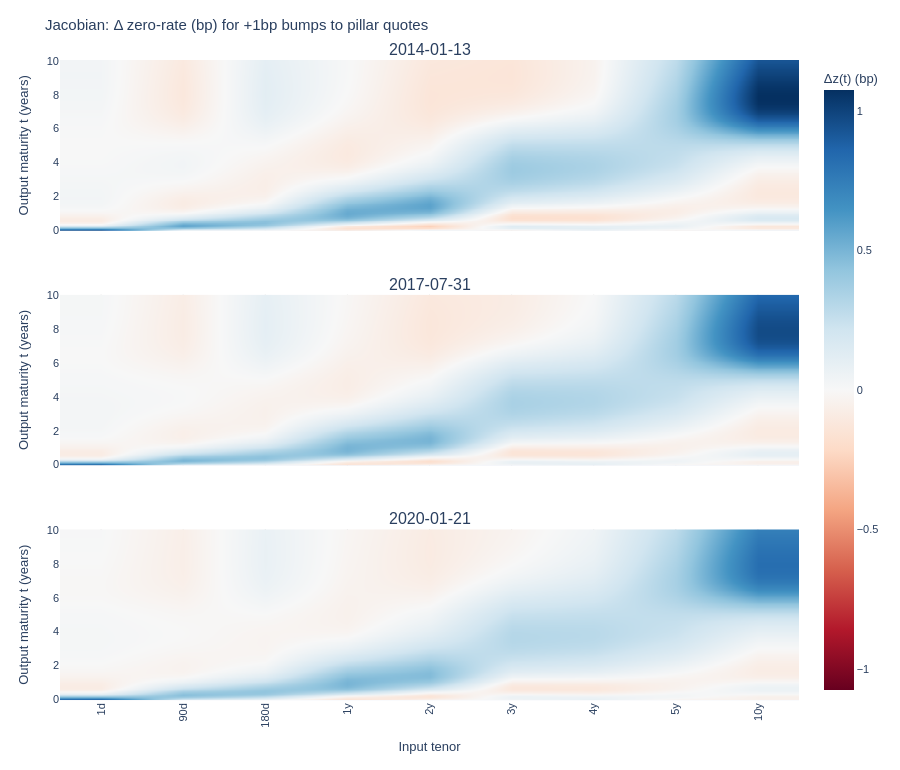

Here is the notebook cell this chart was saved with:
### Markdown cell above
Now we compute the Jacobian of the implied zero rates with respect to the input swap rates. We can see whether each pillar quote produces a *local and sensible* influence on the zero curve (e.g., short-tenor bumps affecting mostly the short end, longer tenors driving the long end).

### Code cell
t_grid = np.linspace(1/360, 10.0, 100)
fig = plot_jacobian(model, test_market_rates_df, t_grid=t_grid, dates=dates)
fig.show()

### Figure 1 — Plotly figure (JSON) as saved in the notebook; plotly's stock layout.template omitted (floating-point values rounded to 4 significant figures; data arrays with more than 128 entries replaced by an {"elided": "..."} marker saying what was removed)
{"data": [{"coloraxis": "coloraxis", "hovertemplate": "t=%{y:.3f}y<br>pillar=%{x}<br>Δz(t)=%{z:.3f} bp (per +1bp bump)<extra></extra>", "type": "heatmap", "x": ["1d", "90d", "180d", "1y", "2y", "3y", "4y", "5y", "10y"], "xaxis": "x", "y": [0.002778, 0.1038, 0.2047, 0.3057, 0.4067, 0.5077, 0.6087, 0.7097, 0.8106, 0.9116, 1.013, 1.114, 1.215, 1.316, 1.417, 1.518, 1.618, 1.719, 1.82, 1.921, 2.022, 2.123, 2.224, 2.325, 2.426, 2.527, 2.628, 2.729, 2.83, 2.931, 3.032, 3.133, 3.234, 3.335, 3.436, 3.537, 3.638, 3.739, 3.84, 3.941, 4.042, 4.143, 4.244, 4.345, 4.446, 4.547, 4.648, 4.749, 4.85, 4.951, 5.052, 5.153, 5.254, 5.355, 5.456, 5.557, 5.658, 5.759, 5.86, 5.961, 6.062, 6.163, 6.264, 6.365, 6.466, 6.567, 6.668, 6.769, 6.87, 6.971, 7.072, 7.173, 7.273, 7.374, 7.475, 7.576, 7.677, 7.778, 7.879, 7.98, 8.081, 8.182, 8.283, 8.384, 8.485, 8.586, 8.687, 8.788, 8.889, 8.99, 9.091, 9.192, 9.293, 9.394, 9.495, 9.596, 9.697, 9.798, 9.899, 10.0], "yaxis": "y", "z": {"elided": "100x9 float values"}, "zmax": 1.075, "zmid": 0, "zmin": -1.075, "zsmooth": "best"}, {"coloraxis": "coloraxis", "hovertemplate": "t=%{y:.3f}y<br>pillar=%{x}<br>Δz(t)=%{z:.3f} bp (per +1bp bump)<extra></extra>", "type": "heatmap", "x": ["1d", "90d", "180d", "1y", "2y", "3y", "4y", "5y", "10y"], "xaxis": "x2", "y": [0.002778, 0.1038, 0.2047, 0.3057, 0.4067, 0.5077, 0.6087, 0.7097, 0.8106, 0.9116, 1.013, 1.114, 1.215, 1.316, 1.417, 1.518, 1.618, 1.719, 1.82, 1.921, 2.022, 2.123, 2.224, 2.325, 2.426, 2.527, 2.628, 2.729, 2.83, 2.931, 3.032, 3.133, 3.234, 3.335, 3.436, 3.537, 3.638, 3.739, 3.84, 3.941, 4.042, 4.143, 4.244, 4.345, 4.446, 4.547, 4.648, 4.749, 4.85, 4.951, 5.052, 5.153, 5.254, 5.355, 5.456, 5.557, 5.658, 5.759, 5.86, 5.961, 6.062, 6.163, 6.264, 6.365, 6.466, 6.567, 6.668, 6.769, 6.87, 6.971, 7.072, 7.173, 7.273, 7.374, 7.475, 7.576, 7.677, 7.778, 7.879, 7.98, 8.081, 8.182, 8.283, 8.384, 8.485, 8.586, 8.687, 8.788, 8.889, 8.99, 9.091, 9.192, 9.293, 9.394, 9.495, 9.596, 9.697, 9.798, 9.899, 10.0], "yaxis": "y2", "z": {"elided": "100x9 float values"}, "zmax": 1.075, "zmid": 0, "zmin": -1.075, "zsmooth": "best"}, {"coloraxis": "coloraxis", "hovertemplate": "t=%{y:.3f}y<br>pillar=%{x}<br>Δz(t)=%{z:.3f} bp (per +1bp bump)<extra></extra>", "type": "heatmap", "x": ["1d", "90d", "180d", "1y", "2y", "3y", "4y", "5y", "10y"], "xaxis": "x3", "y": [0.002778, 0.1038, 0.2047, 0.3057, 0.4067, 0.5077, 0.6087, 0.7097, 0.8106, 0.9116, 1.013, 1.114, 1.215, 1.316, 1.417, 1.518, 1.618, 1.719, 1.82, 1.921, 2.022, 2.123, 2.224, 2.325, 2.426, 2.527, 2.628, 2.729, 2.83, 2.931, 3.032, 3.133, 3.234, 3.335, 3.436, 3.537, 3.638, 3.739, 3.84, 3.941, 4.042, 4.143, 4.244, 4.345, 4.446, 4.547, 4.648, 4.749, 4.85, 4.951, 5.052, 5.153, 5.254, 5.355, 5.456, 5.557, 5.658, 5.759, 5.86, 5.961, 6.062, 6.163, 6.264, 6.365, 6.466, 6.567, 6.668, 6.769, 6.87, 6.971, 7.072, 7.173, 7.273, 7.374, 7.475, 7.576, 7.677, 7.778, 7.879, 7.98, 8.081, 8.182, 8.283, 8.384, 8.485, 8.586, 8.687, 8.788, 8.889, 8.99, 9.091, 9.192, 9.293, 9.394, 9.495, 9.596, 9.697, 9.798, 9.899, 10.0], "yaxis": "y3", "z": {"elided": "100x9 float values"}, "zmax": 1.075, "zmid": 0, "zmin": -1.075, "zsmooth": "best"}], "layout": {"annotations": [{"font": {"size": 16}, "showarrow": false, "text": "2014-01-13", "x": 0.5, "xanchor": "center", "xref": "paper", "y": 1, "yanchor": "bottom", "yref": "paper"}, {"font": {"size": 16}, "showarrow": false, "text": "2017-07-31", "x": 0.5, "xanchor": "center", "xref": "paper", "y": 0.6333, "yanchor": "bottom", "yref": "paper"}, {"font": {"size": 16}, "showarrow": false, "text": "2020-01-21", "x": 0.5, "xanchor": "center", "xref": "paper", "y": 0.2667, "yanchor": "bottom", "yref": "paper"}], "coloraxis": {"cmax": 1.075, "cmid": 0, "cmin": -1.075, "colorbar": {"title": {"text": "Δz(t) (bp)"}}, "colorscale": [[0, "rgb(103,0,31)"], [0.1, "rgb(178,24,43)"], [0.2, "rgb(214,96,77)"], [0.3, "rgb(244,165,130)"], [0.4, "rgb(253,219,199)"], [0.5, "rgb(247,247,247)"], [0.6, "rgb(209,229,240)"], [0.7, "rgb(146,197,222)"], [0.8, "rgb(67,147,195)"], [0.9, "rgb(33,102,172)"], [1, "rgb(5,48,97)"]]}, "font": {"family": "Arial", "size": 11}, "height": 770, "margin": {"b": 70, "l": 60, "r": 35, "t": 60}, "title": {"text": "Jacobian: Δ zero-rate (bp) for +1bp bumps to pillar quotes"}, "xaxis": {"anchor": "y", "automargin": true, "categoryarray": ["1d", "90d", "180d", "1y", "2y", "3y", "4y", "5y", "10y"], "categoryorder": "array", "domain": [0, 1], "gridcolor": "rgba(0,0,0,0.15)", "showgrid": true, "showticklabels": false, "tickangle": -90, "tickfont": {"size": 11}, "type": "category"}, "xaxis2": {"anchor": "y2", "automargin": true, "categoryarray": ["1d", "90d", "180d", "1y", "2y", "3y", "4y", "5y", "10y"], "categoryorder": "array", "domain": [0, 1], "gridcolor": "rgba(0,0,0,0.15)", "showgrid": true, "showticklabels": false, "tickangle": -90, "tickfont": {"size": 11}, "type": "category"}, "xaxis3": {"anchor": "y3", "automargin": true, "categoryarray": ["1d", "90d", "180d", "1y", "2y", "3y", "4y", "5y", "10y"], "categoryorder": "array", "domain": [0, 1], "gridcolor": "rgba(0,0,0,0.15)", "showgrid": true, "showticklabels": true, "tickangle": -90, "tickfont": {"size": 11}, "title": {"text": "Input tenor"}, "type": "category"}, "yaxis": {"anchor": "x", "domain": [0.7333, 1], "title": {"text": "Output maturity t (years)"}}, "yaxis2": {"anchor": "x2", "domain": [0.3667, 0.6333], "title": {"text": "Output maturity t (years)"}}, "yaxis3": {"anchor": "x3", "domain": [0, 0.2667], "title": {"text": "Output maturity t (years)"}}}}
